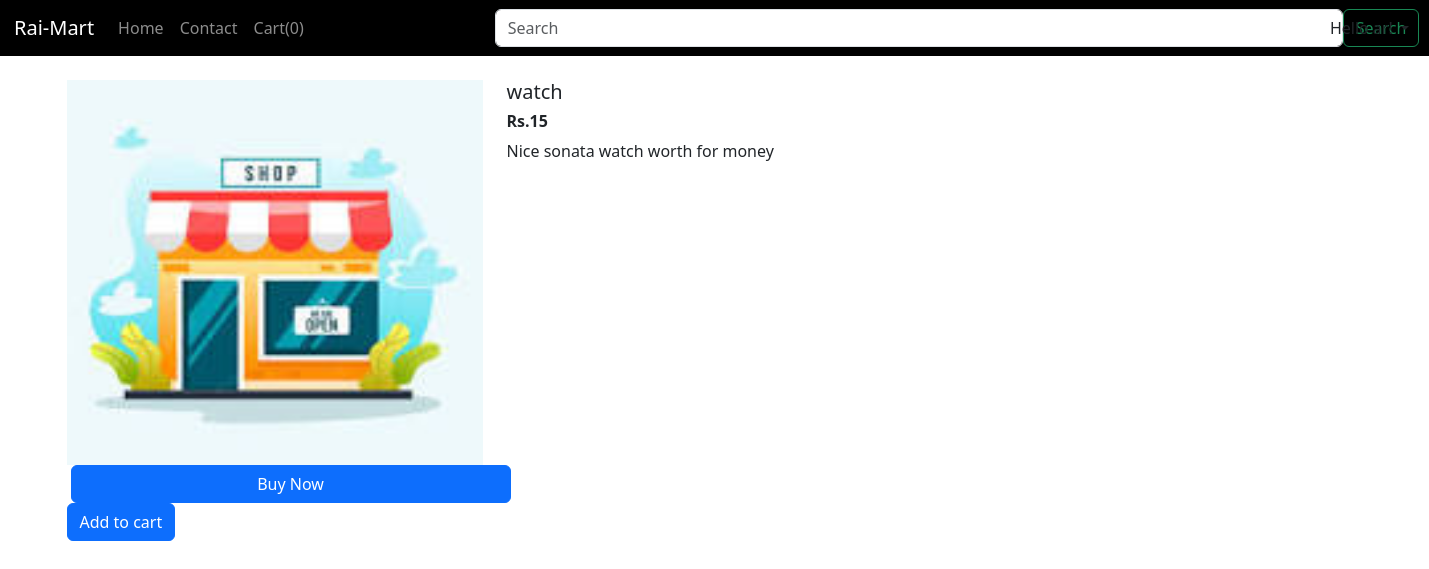
/home/products/5 (signed in), run on an earlier commit of the app's database.
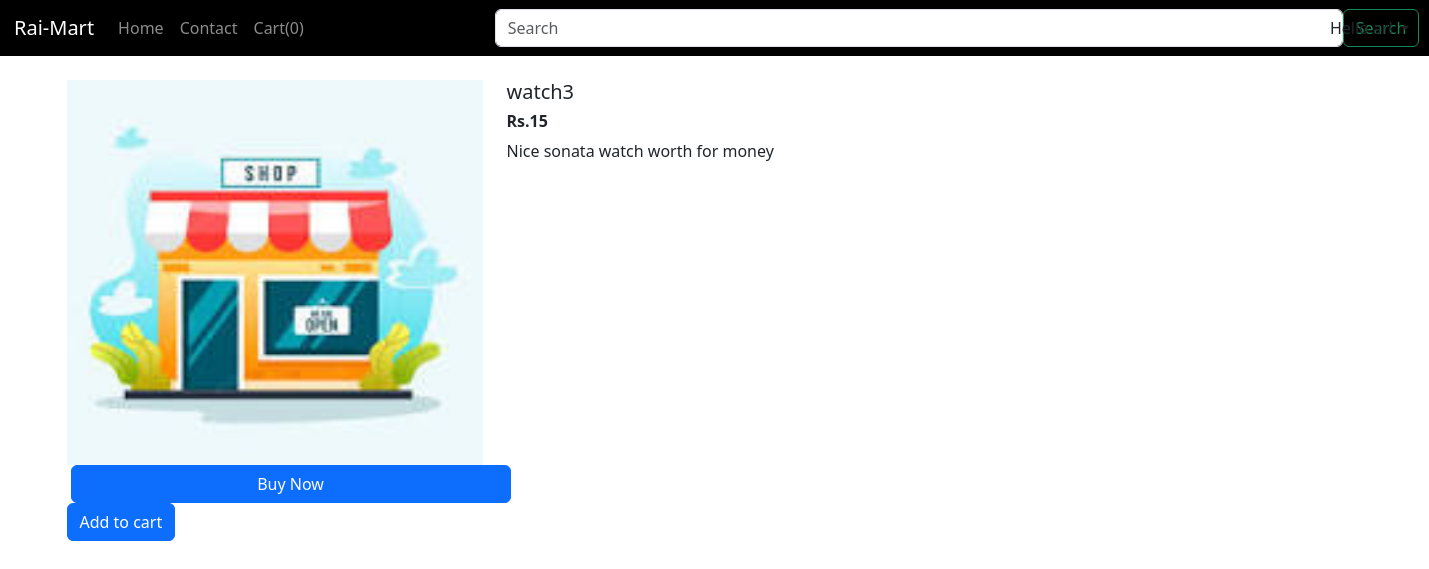
And on a later commit of the database.
### home/models.py (models this page shows, shortened)
class Product(models.Model):
    product_id = models.AutoField
    product_name = models.CharField(max_length=50)
    category = models.CharField(max_length=50, default="")
    subcategory = models.CharField(max_length=50, default="")
    price = models.IntegerField(default=0)
    desc = models.CharField(max_length=300)
    pub_date = models.DateField()
    image = models.ImageField(upload_to='home/images', default="")

### home/views.py (the view, shortened to what this page needs)
# urls.py: path('home/products/<int:myid>',views.products,name="products"),
def products(request,myid):
    user = request.user
    product = Product.objects.filter(id=myid)
    prodList = []
    items_In_cartProd = CartProd.objects.filter(user=user)
    if request.path == reverse('home'):
        return HttpResponseRedirect(reverse('home'))
    fname = request.session.get('fname')
    return render(request,'products.html',{'product':product[0], 'prodList':json.dumps(prodList),'fname':fname})

### templates/products.html (shortened to what this page needs)
{% extends 'basic.html' %}
{% block body %}
<div class="container my-4">
    <div class="row">
        <div class="col-md-4">
            <div class="row">
                <img src="/media/{{product.image}}" id="imgpr{{product.id}}" width="233px" height="385px">
            </div>
            <div class="row">
                <button data-image="/media/{{product.image}}" data-price="{{product.price}}"
                    data-product-name="{{product.product_name}}" data-description="{{product.desc}}"
                    id="buypr{{product.id}}" class="btn btn-primary mx-3 buy">Buy
                    Now</button>
                <span id="divpr{{product.id}}"><button data-image="/media/{{product.image}}"
                        data-price="{{product.price}}" data-product-name="{{product.product_name}}"
                        data-description="{{product.desc}}" id="pr{{product.id}}" class="btn btn-primary Abtn">Add to
                        cart</button></span>
            </div>
        </div>
        <div class="col-md-8">
            <h5 id="namepr{{product.id}}">{{product.product_name}}</h5>
            <h6 id="pricepr{{product.id}}"><b>Rs.{{product.price}}</b></h6>
            <p id="descpr{{product.id}}">{{product.desc}}</p>
        </div>
    </div>
</div>
{% endblock %}

What changed in the data, as far as the page shows it:
changed Product "Nice sonata watch worth for money": product_name "watch" → "watch3"
